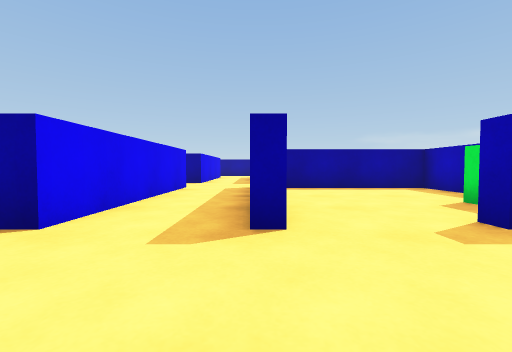
View 1 (above)

24 first-person views from a walk through a Unity game level. The camera is 0.63 m above the floor, tilts 2° down and sees 90° across. The floor is counted in squares, 1 m on a side. Each view is taken from the middle of a square. On the plan, view 1 faces up. The plan holds only what a view shows up to about 9 squares ahead; the rest is blank. The player is left out.

View 2
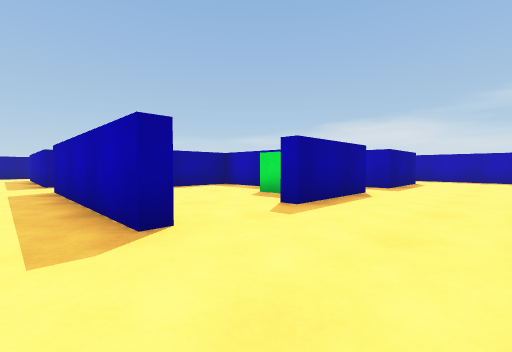

View 3
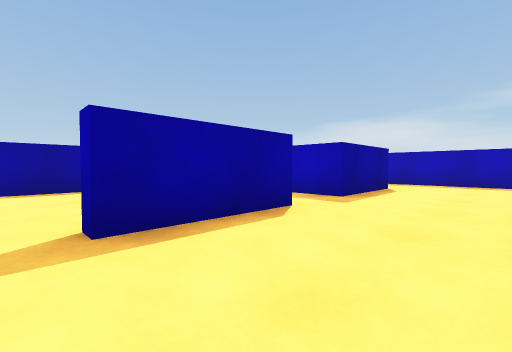

View 4
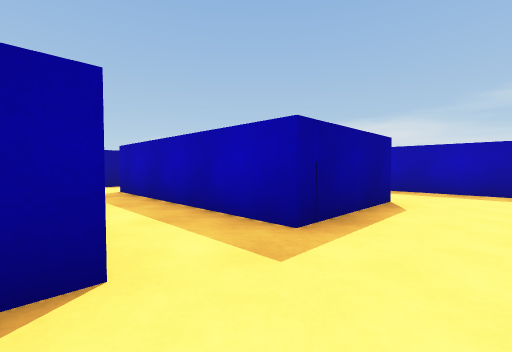

View 5
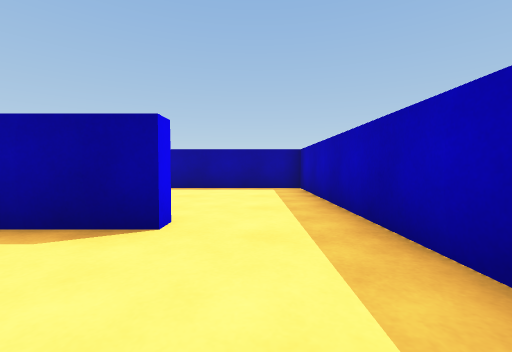

View 6
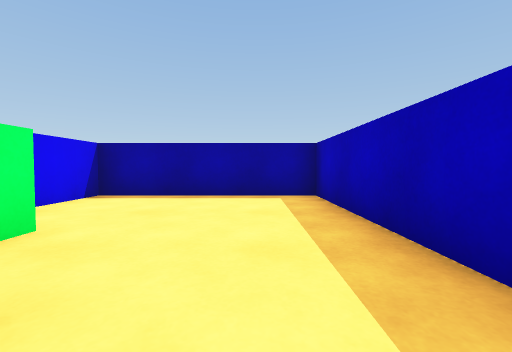

View 7
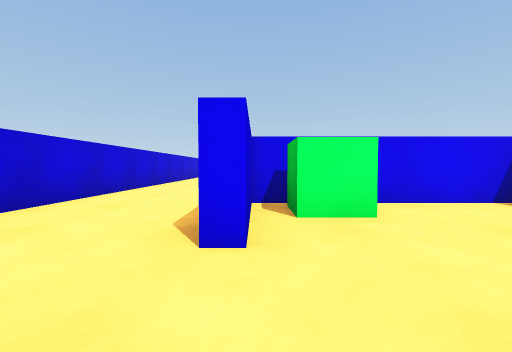

View 8
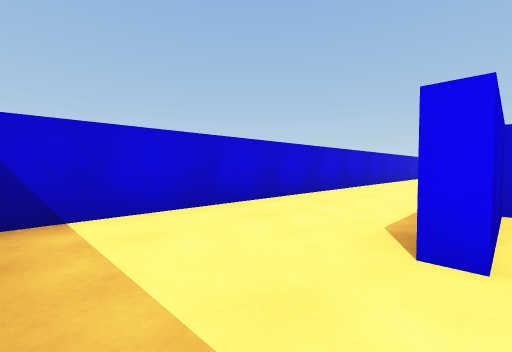

View 9
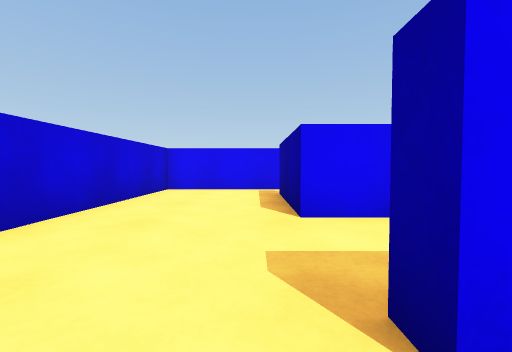

View 10
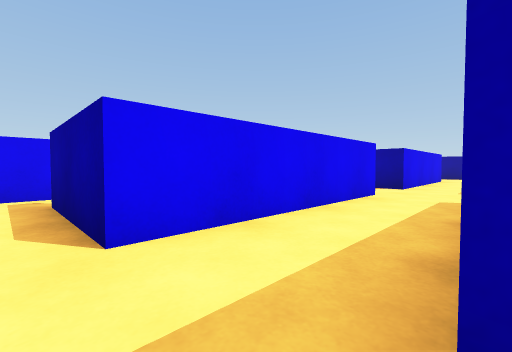

View 11
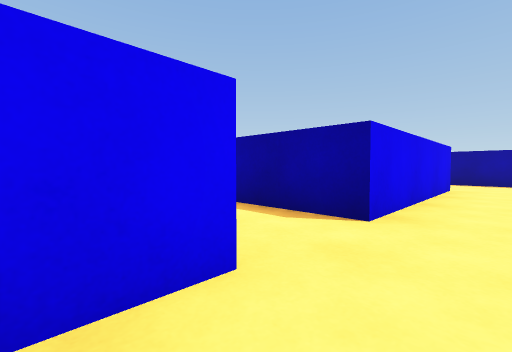

View 12
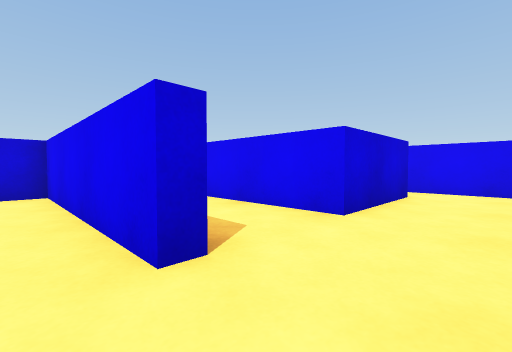

View 13
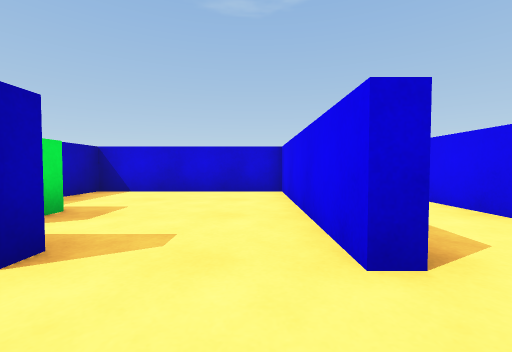

View 14
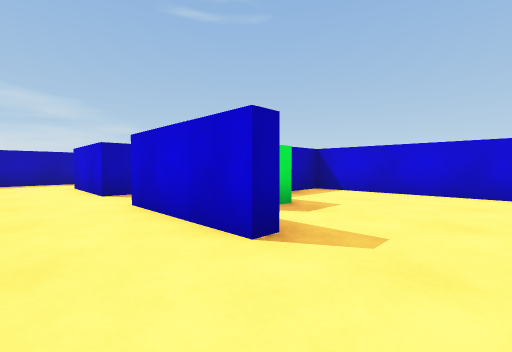

View 15
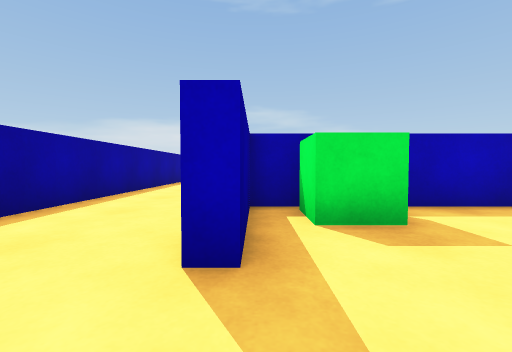

View 16
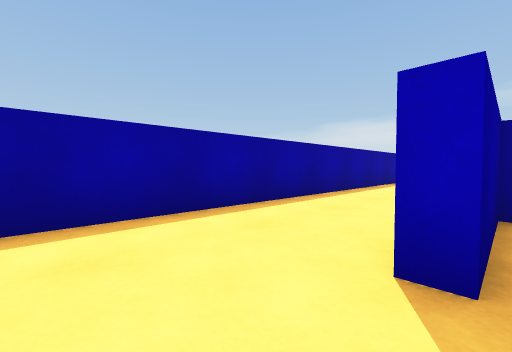

View 17
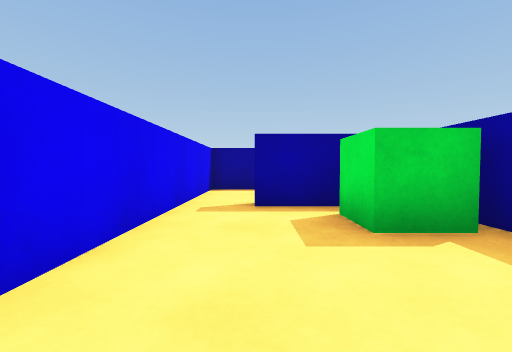

View 18
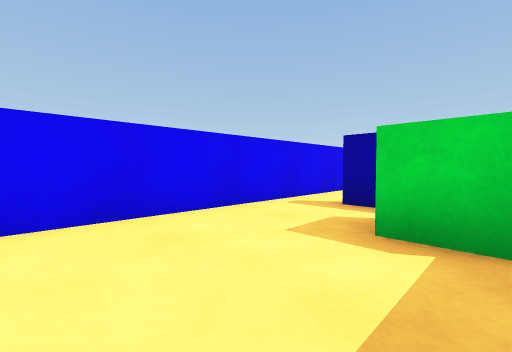

View 19
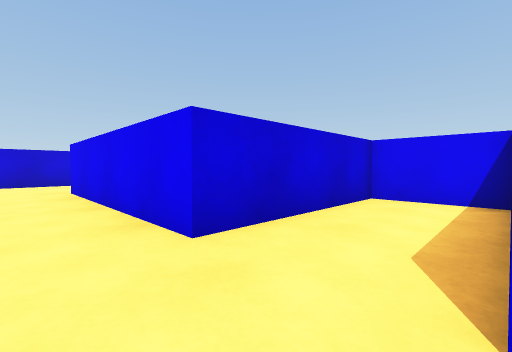

View 20
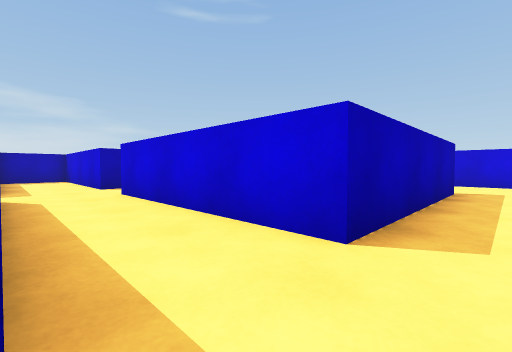

View 21
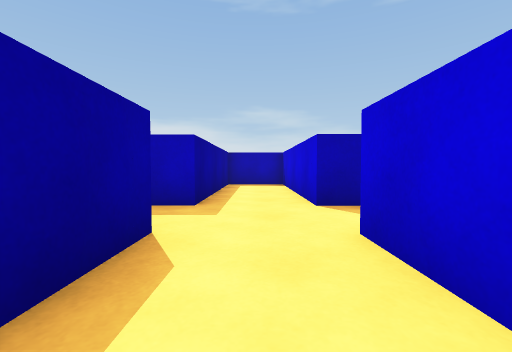

View 22
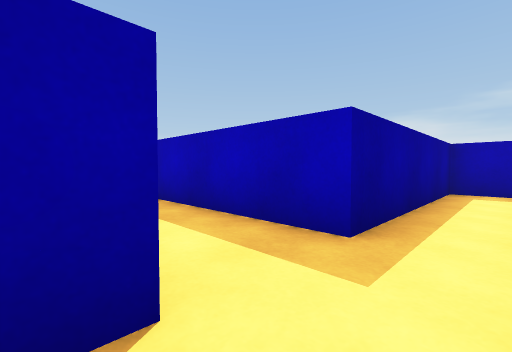

View 23
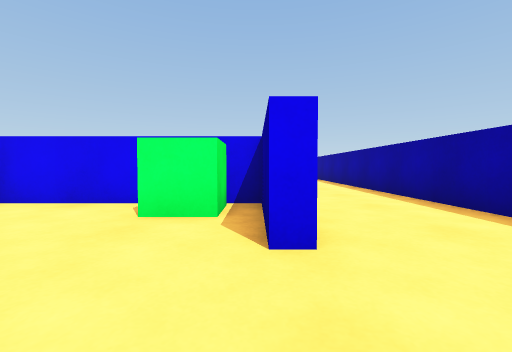

View 24
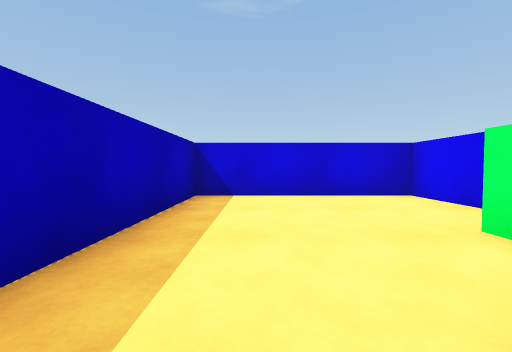

### Floor plan
Points are (right, up) in squares from view 1. A wall is a line through its corners. A room is listed if a view was taken in it or the views show most of it. See-through windows are left out.
Room 1 (views 1, 2, 3, 4, 5, 6, 7, 8, 9, 10, 11)
walls: (5.5, 2.6) (3.9, 2.6); (0.4, 2.6) (-0.1, 2.6) (-0.1, 8); (2.8, -0.5) (12.1, -0.5); (5.1, 5.9) (5.1, 7.6) (0.9, 7.6); (7.5, 3.6) (7.5, 2.9) (8.1, 2.9); (8, 2.6) (7.2, 2.6) (7.2, 8); (-2.2, 8) (-2.2, 2.6) (-3, 2.6); (-6.3, 2.8) (-6.3, -0.5) (0.4, -0.5); (12.3, 0) (12.3, 7.6) (7.5, 7.6) (7.5, 5.1)
ways out: opening at (-1, 9) to room 4; opening at (6, 9) to room 6
objects: green cube (4, 4); green cube (8, 4) to (9, 4)
Room 2 (views 12, 13, 14, 15, 16)
walls: (3.9, 15.5) (5.5, 15.5); (5.1, 14.2) (5.1, 15.1) (3.9, 15.1); (0.3, 15.5) (0.3, 10.4) (5.1, 10.4) (5.1, 12.6); (5.4, 18.2) (0.9, 18.2)
ways out: opening at (0, 16.5) to room 4; opening at (5, 16.5) to room 6
objects: green cube (4, 14)
Room 3 (views 17, 18)
walls: (-2.5, 13.4) (-2.5, 13.9); (-3, 15.5) (-2.2, 15.5); (-5, 18.2) (-6.3, 18.2) (-6.3, 10.9); (-1, 18.2) (-2.6, 18.2)
ways out: opening at (-2, 16.5) to room 4
objects: green cube (-4, 14) to (-3, 14)
Room 4 (views 19, 20, 21, 22)
walls: (1.9, 10) (-0.1, 10) (-0.1, 11.7); (-0.1, 8) (5.5, 8); (-0.1, 15.5) (0.3, 15.5); (-2.2, 15.5) (-2.2, 10) (-4.6, 10); (-6.3, 10.1) (-6.3, 8) (-2.2, 8); (5.5, 10) (3.9, 10)
ways out: opening at (-1, 9) to room 1; opening at (0, 16.5) to room 2; opening at (-2, 16.5) to room 3; opening at (5, 9) to room 6
Room 5 (views 23, 24)
walls: (7.5, 13) (7.5, 10.4) (12.3, 10.4) (12.3, 17); (7.5, 15.1) (7.5, 14.5); (7.2, 15.5) (8, 15.5); (10.6, 18.2) (7.6, 18.2)
ways out: opening at (7, 16.5) to room 6
objects: green cube (8, 14) to (9, 14)
Room 6 (no view inside)
walls: (7.2, 8) (12, 8); (7.6, 18.2) (5.4, 18.2); (12.3, 9) (12.3, 10) (7.2, 10) (7.2, 15.5)
ways out: opening at (6, 9) to room 1; opening at (5, 16.5) to room 2; opening at (5, 9) to room 4; opening at (7, 16.5) to room 5

Where each view was taken, in squares from view 1:
view 1: 0 up, 0 right, facing up
view 2: 0 up, 1 left, facing up-right
view 3: 0 up, 2 right, facing up-right
view 4: 1 up, 5 right, facing up-right
view 5: 0 up, 11 right, facing up
view 6: 2 up, 11 right, facing up
view 7: 3 up, 12 right, facing left
view 8: 3 up, 12 right, facing down-left
view 9: 2 up, 1 right, facing left
view 10: 2 up, 0 right, facing up-left
view 11: 7 up, 1 left, facing up-left
view 12: 17 up, 1 right, facing down-left
view 13: 17 up, 1 right, facing down
view 14: 17 up, 1 right, facing down-right
view 15: 15 up, 1 right, facing right
view 16: 15 up, 1 right, facing up-right
view 17: 11 up, 5 left, facing up
view 18: 11 up, 3 left, facing up-left
view 19: 10 up, 1 left, facing down-left
view 20: 10 up, 1 left, facing down-right
view 21: 9 up, 3 right, facing right
view 22: 9 up, 5 right, facing up-right
view 23: 15 up, 12 right, facing left
view 24: 16 up, 11 right, facing down
